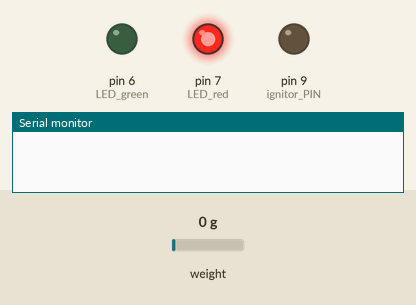
Simulated run of this sketch. Board: Arduino Uno, built with avr-gcc and run on an emulated ATmega328P. Shown: output pins drawn as LEDs (lit = HIGH), the last lines printed to the serial monitor. Inputs (shaded band) come from the test bench; at power-on: weight on the scale 0 g. The local clock reads 2024-03-15 10:24:30 at power-on unless the sketch sets it; storage starts empty.

Above: at 0.1 s.
At 32.3 s:
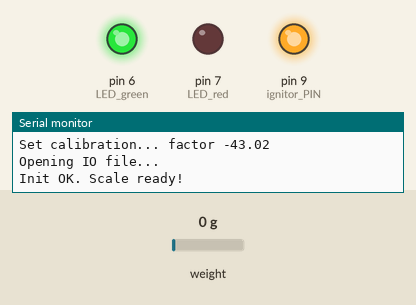
At 63.8 s:
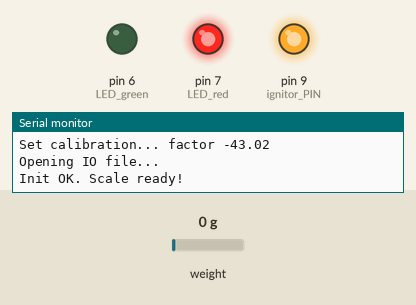
At 126.3 s:
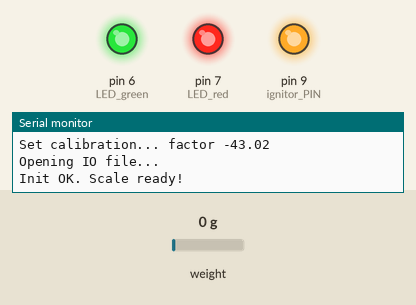
At 127.3 s:
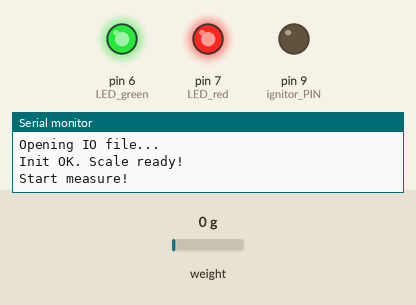
Timing chart, 0 to 128.8 s (numbered marks = the images above):
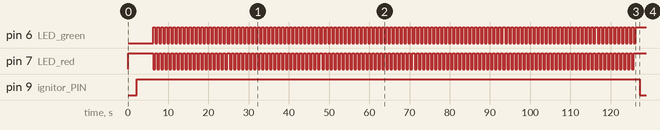

The sketch:

scale_3.0.ino
```cpp
/* ***************************************************************************
 * This sketch contains scale logic for candy rocket engine test stand.      *
 *                                                                           *
 * Sketch uses Arduino UNO controller, data logger shield, LEDs, relay       *
 * and HX711 module, to measure high-power thrust I use 50kg tensiometer.    *
 *                                                                           *
 * Third-party libraries:                                                    *
 *    - https://github.com/bogde/HX711.git                                   *
 *    - https://github.com/adafruit/RTClib.git                               *
 *                                                                           *
 * Logic:                                                                    *
 *    1) Init all modules (HX711, RTC, SD card,ignitor PIN)                  *
 *    2) Countdown (by default - 120 sec)                                    *
 *    3) Activate relay, fire ignitor                                        *
 *    4) Log measurement data to SD card every tick (approx every 0,1 sec)   *
 *    5) Stop measurement                                                    *
 *    6) Turn off relay                                                      *
 *                                                                           *
 * Sketch written by Iliya Vereshchagin 2021.                                *
 *****************************************************************************/

#define DEBUG

#include <SD.h>
#include <HX711.h>
#include <RTClib.h>

// Delay globals
const int standard_delay = 1000;
const int short_delay = 100;
const int counter_seconds = 120;
const int measurement_time = 30;

// LED globals
const int LED_red = 7;
const int LED_green = 6;

// ignitor globals
const int ignitor_PIN = 9;

// HX711 globals
HX711 scale;
const float calibration_factor = -43.02; // obtained by scale_calibration
float scale_result;

// SD CARD globals
File myFile;

// RTC global
RTC_DS1307 RTC;
DateTime now;
DateTime check;

// output globals
String message;

void setup()
{
    #ifdef DEBUG
    Serial.begin(9600);
    #endif

    init_LED();
    init_RTC();
    init_scale();
    init_ignitor();


    if (init_SD_card())
    {
        sd_error();
    }
    start_loop();
    check = RTC.now();
}

void loop()
{
    // get scale data
    scale_result=scale.get_units(1);
    // get current time
    check = RTC.now();
    //generate output
    message = String(millis()) + "," + String(scale_result) + ",";
    message += String(check.unixtime()) + "," + String(check.unixtime()-now.unixtime());
    #ifdef DEBUG
    Serial.println(message);
    #endif
    myFile.println(message);
    // check measurement timeout, if so, close file
    if ((check.unixtime()-now.unixtime()) > measurement_time)
    {
        myFile.close();
        #ifdef DEBUG
        Serial.println("Measurement stop!");
        #endif
        delay(standard_delay);
        stop_measure();
    }
}

void countdown()
{
    int counter = counter_seconds;
    while(counter > 0)
    {
        digitalWrite(LED_green, HIGH);
        digitalWrite(LED_red, LOW);
        delay(standard_delay/2);
        digitalWrite(LED_green, LOW);
        digitalWrite(LED_red, HIGH);
        delay(standard_delay/2);
        counter = counter - 1;
    }
    digitalWrite(LED_green, HIGH);
    digitalWrite(LED_red, HIGH);
    delay(standard_delay);
}

void sd_error()
{
    digitalWrite(LED_green, LOW);
    while(1)
    {
        if (digitalRead(LED_red) == LOW)
        {
            digitalWrite(LED_red, HIGH);
        }
        else
        {
            digitalWrite(LED_red, LOW);
        }
        delay(standard_delay);
    }
}

void stop_measure()
{
    digitalWrite(LED_green, LOW);
    digitalWrite(ignitor_PIN, HIGH);
    while(1);
}

void start_loop()
{
    myFile = SD.open("scale.txt", FILE_WRITE);
    delay(standard_delay);
    if (myFile)
    {
        countdown();
        #ifdef DEBUG
        Serial.println("Start measure!");
        #endif
        myFile.println();
        myFile.println(get_time_stamp());
        digitalWrite(ignitor_PIN, LOW);
    }
    else
    {
        #ifdef DEBUG
        Serial.println("Can't open file!");
        #endif
        delay(standard_delay);
        sd_error();
    }
}

String get_time_stamp()
{
    now = RTC.now();
    String ret_string = String(now.year(), DEC) + "/" + String(now.month(), DEC) + "/" + String(now.day(), DEC);
    ret_string += " " + String(now.hour(), DEC) + ":" + String(now.minute(), DEC);
    return ret_string;
}

void init_RTC()
{
    RTC.begin();
    if (! RTC.isrunning())
    {
        Serial.println("RTC is NOT running!");
        // following line sets the RTC to the date & time this sketch was compiled
        // uncomment it & upload to set the time, date and start run the RTC!
        //RTC.adjust(DateTime(__DATE__, __TIME__));
    }
}

void init_scale()
{
    //Serial.println("Init scale...");
    scale.begin(A1, A0);
    delay(standard_delay);
    scale.set_scale();
    #ifdef DEBUG
    Serial.println("Resetting tare...");
    #endif
    delay(short_delay);
    scale.tare(); // reset to 0
    #ifdef DEBUG
    Serial.println("Set calibration... factor " + String(calibration_factor));
    #endif
    delay(short_delay);
    scale.set_scale(calibration_factor); // apply calibration
}

bool init_SD_card()
{
    //Serial.println("Initializing SD card...");
    delay(standard_delay);
    if (!SD.begin(10))
    {
        Serial.println("Init SD failed!");
        delay(standard_delay);
        return true;
    }
    #ifdef DEBUG
    Serial.println("Opening IO file...");
    #endif
    myFile = SD.open("scale.txt", FILE_WRITE);
    delay(standard_delay);
    if (myFile)
    {
        myFile.close();
        #ifdef DEBUG
        Serial.println("Init OK. Scale ready!");
        #endif
        delay(standard_delay);
        return false;
    }
    else
    {
        #ifdef DEBUG
        Serial.println("Can't open file!");
        #endif
        delay(standard_delay);
        return true;
    }
}

void init_LED()
{
    pinMode(LED_green, OUTPUT);
    pinMode(LED_red, OUTPUT);
    digitalWrite(LED_red, HIGH);
}

void init_ignitor()
{
    pinMode(ignitor_PIN, OUTPUT);
    digitalWrite(ignitor_PIN, HIGH);
}
```
